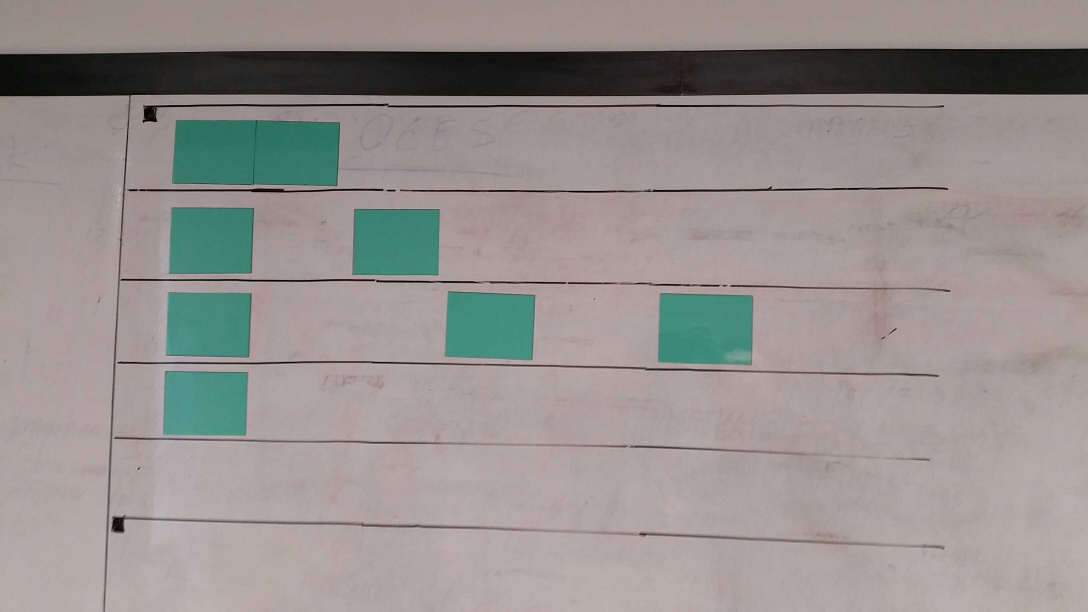
#> input picture b.jpg, 3264 x 1836 px (shown at 1/3 size)
$ jupyter execute image-detection-with-grid.ipynb   (shell and % lines are left out)
#> lines starting #> are read from the running program, lines starting #| are printed output that depends on the picture; after the words box and inside, x2 and y2 are one past the last pixel; in counts of white or black regions, pixels touching at a corner belong together
[cell 1]
from skimage.color import rgb2hsv
from skimage.io import imread, imshow, show
from scipy.ndimage import binary_fill_holes
from skimage.measure import label
from skimage.color import label2rgb
from skimage.morphology import binary_closing
from skimage.transform import resize
from skimage.measure import regionprops
import numpy as np
import matplotlib.pyplot as plt

[cell 2]
obrazek = imread("b.jpg")
#> obrazek is the input picture: shape (1836, 3264, 3); mean R, G, B 150.7, 144.2, 142
w = 400
h = obrazek.shape[1] * w // obrazek.shape[0]
#> h = 711
obrazek = resize(obrazek, (w, h))
#> obrazek: shape (400, 711, 3) float64

[cell 3]
imshow(obrazek)
show()

[cell 4]
o = rgb2hsv(obrazek)
#> o: shape (400, 711, 3) float64; mean of channels 0, 1, 2 0.178, 0.119, 0.609
h = o[:,:,0]
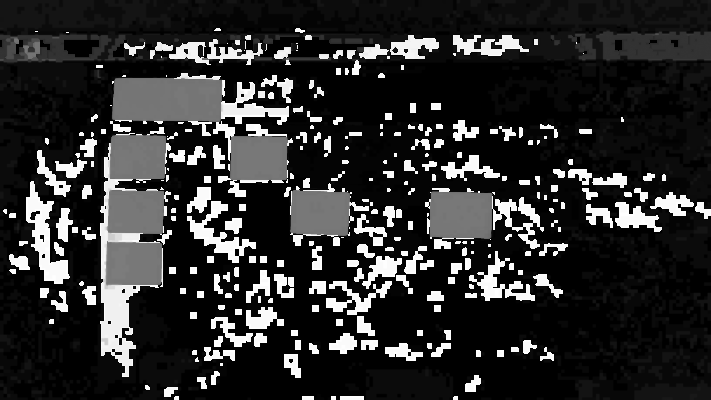
#> h: shape (400, 711) float64; min 0, max 1, mean 0.178
s = o[:,:,1]
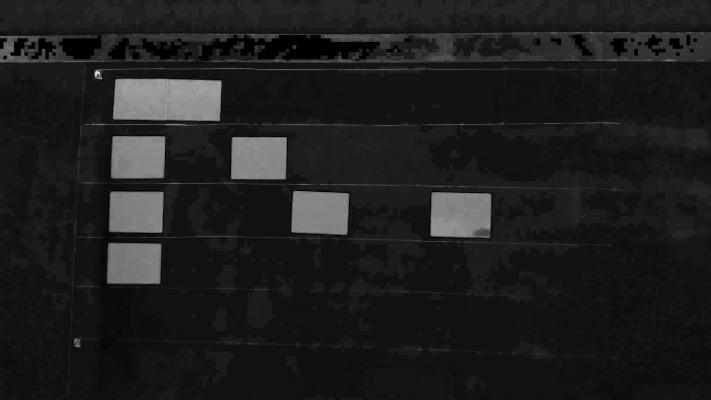
#> s: shape (400, 711) float64; min 0, max 0.899, mean 0.119
v = o[:,:,2]
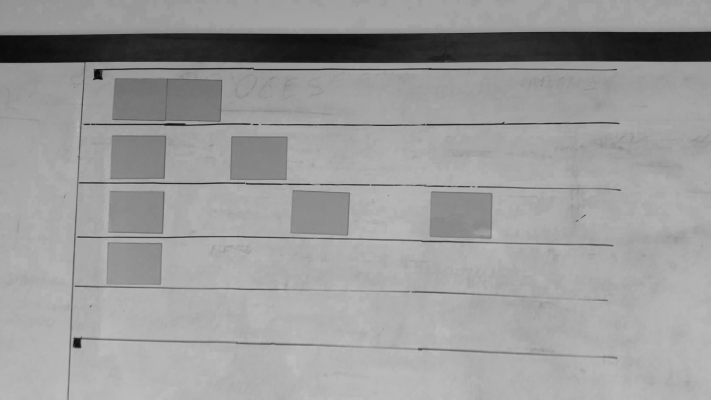
#> v: shape (400, 711) float64; min 0.0326, max 0.748, mean 0.609
land, lor = np.logical_and, np.logical_or
ramki = land(
    s > 0.1,
    land(
        lor(h < 0.05, h > 0.95),
        v < 0.7
    ),
)
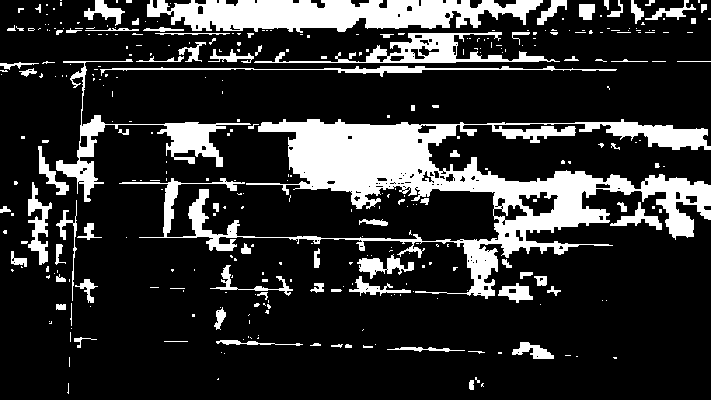
#> ramki: shape (400, 711) bool; 18.9% white; 342 white regions (255 under 20 px), largest, box (x1, y1, x2, y2) and area: (119, 119, 711, 299) 26443, (147, 0, 543, 33) 8780, (56, 59, 251, 202) 3451
x = binary_fill_holes(ramki)
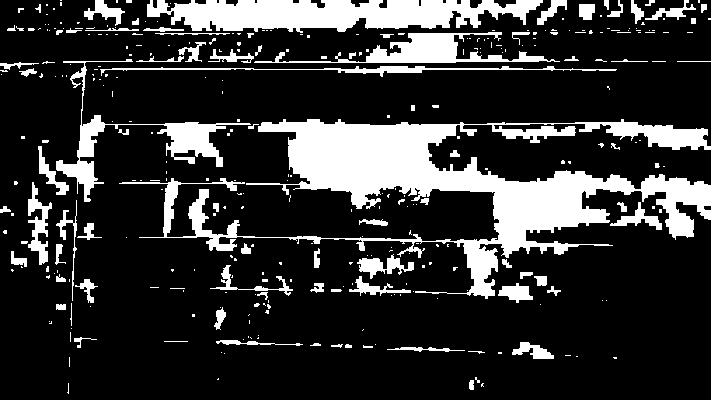
#> x: shape (400, 711) bool; 19.7% white; 341 white regions (254 under 20 px), largest, box (x1, y1, x2, y2) and area: (119, 119, 711, 299) 28052, (147, 0, 543, 33) 8893, (56, 59, 251, 202) 3559
labeled = label(x)
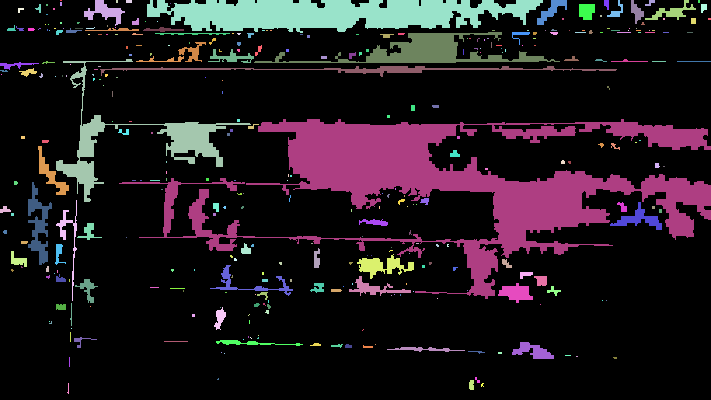
#> labeled: shape (400, 711) int32; 342 distinct labels, from 0 to 341; one colour per label, 0 black
l2rgb = label2rgb(labeled, image=obrazek, bg_label=0)
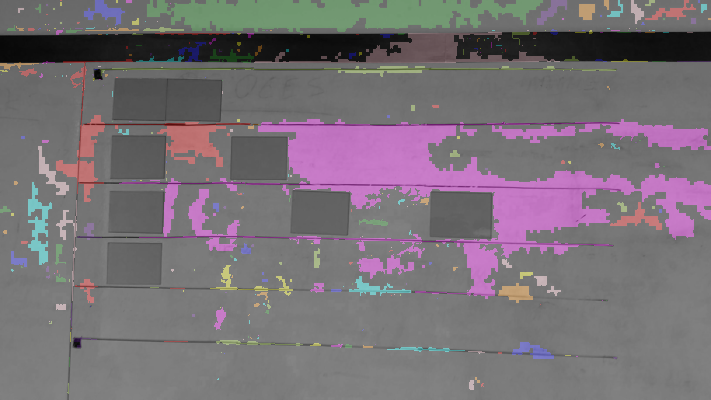
#> l2rgb: shape (400, 711, 3) float64; mean R, G, B 0.47, 0.44, 0.465

[cell 5]
fig = plt.figure(figsize=(20, 20))
data = [
    (h, 'hsv'),
    (s, 'Greys'),
    (v, 'gray'),
    (ramki, 'gray'),
    (x, 'gray'),
    (l2rgb, 'gray'),
]
ldata = len(data)
#> ldata = 6

# for i, (im, cmap) in enumerate(data, start=1):
#     ax = fig.add_subplot(1, ldata, i, xticks=[], yticks=[])
#     ax.imshow(im, cmap=cmap)


imgplot = plt.imshow(s, cmap=data[0][1])
fig.show()

[cell 6]
import cv2
import matplotlib.pyplot as plt
from skimage import io
import numpy as np

img = cv2.imread('b.jpg')

ret, bw_img = cv2.threshold(img,127,255,cv2.THRESH_BINARY)
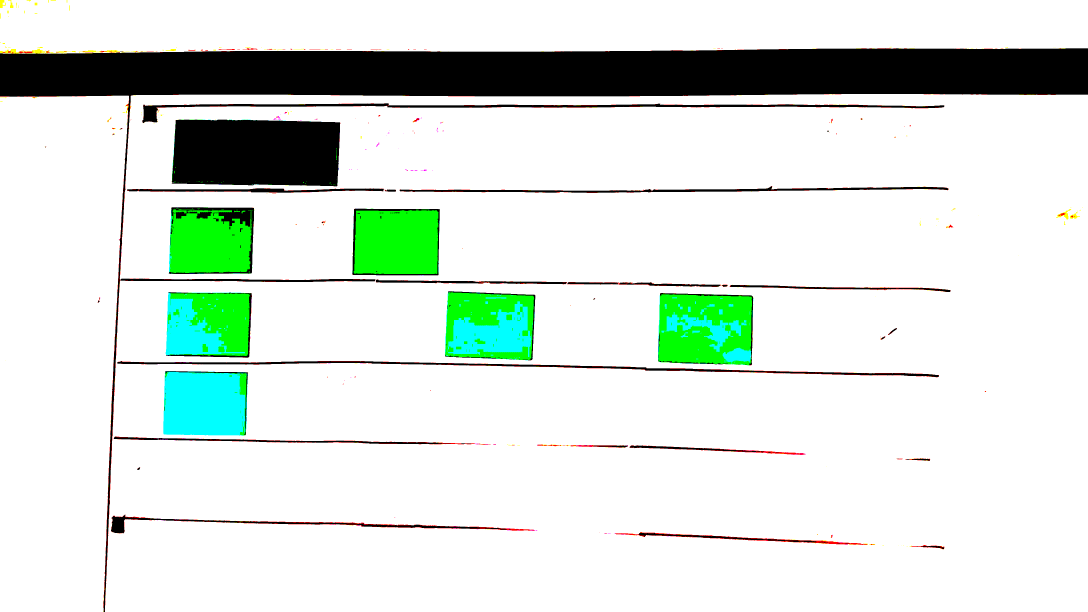
#> bw_img: shape (1836, 3264, 3) (shown at 1/3 size); mean B, G, R 219, 227, 215.7

imgplot = plt.imshow(bw_img)
fig.show()

[cell 7]
from PIL import Image

col = Image.open("b.jpg")
gray = col.convert('L')
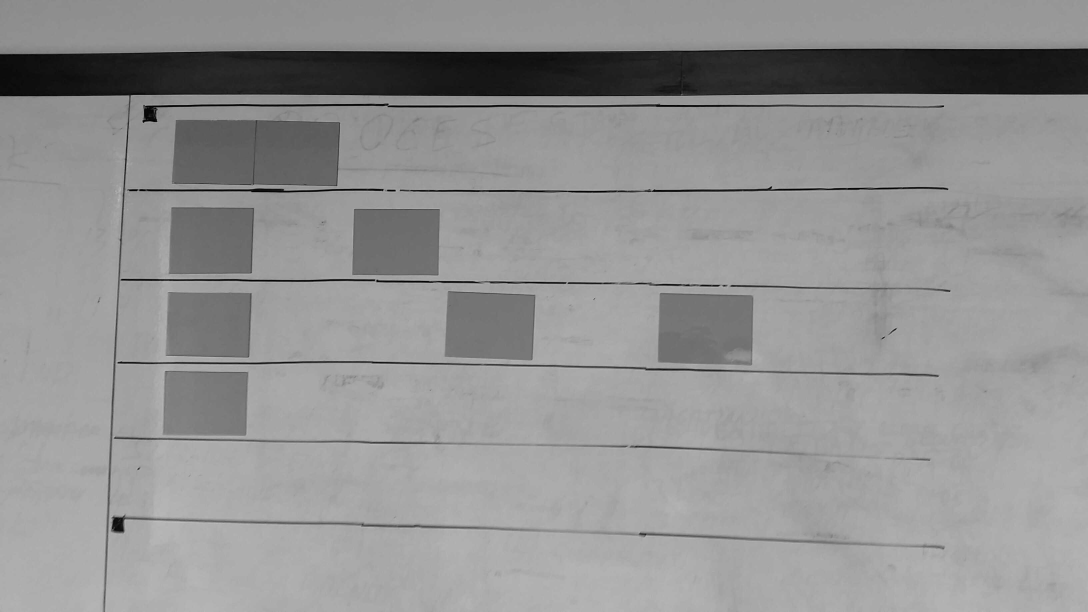
#> gray: PIL image 3264x1836 L (shown at 1/3 size); min 0, max 200, mean 146
bw = gray.point(lambda x: 0 if x<128 else 255, '1')
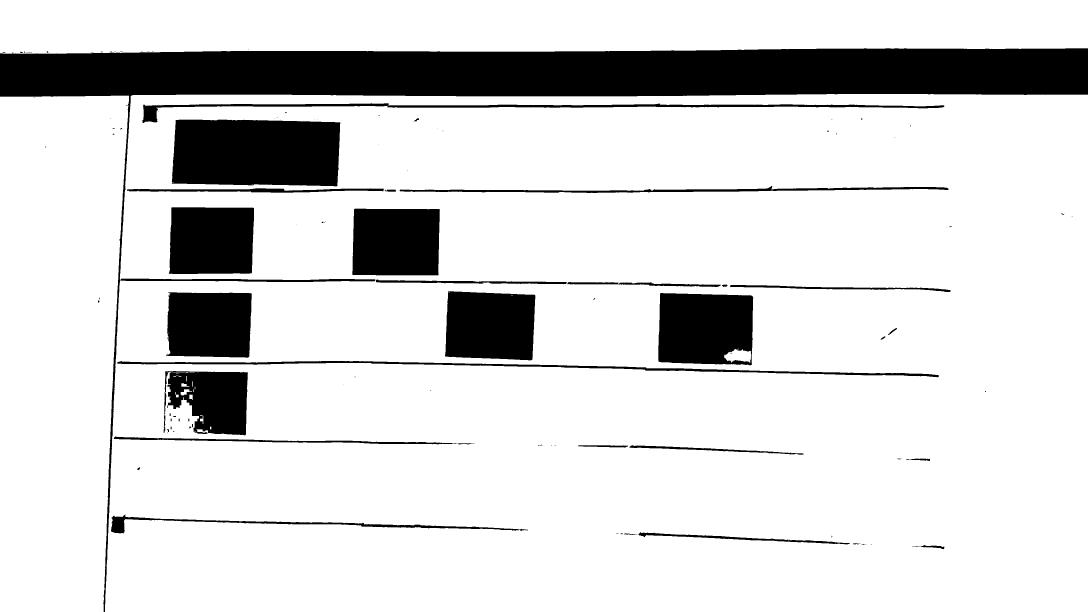
#> bw: PIL image 3264x1836 1 (shown at 1/3 size); 84.6% white; 125 black regions (82 under 20 px), largest, box (x1, y1, x2, y2) and area: (0, 145, 3264, 1836) 445101, (515, 359, 1021, 559) 95545, (1975, 879, 2260, 1096) 56022
imgplot = plt.imshow(bw)
fig.show()

[cell 8]
import matplotlib.pyplot as plt
import matplotlib.ticker as plticker
try:
    from PIL import Image
except ImportError:
    import Image

# Open image file
# image = Image.open('b.tiff')
my_dpi=300.

# Set up figure
fig=plt.figure(figsize=(float(bw.size[0])/my_dpi,float(bw.size[1])/my_dpi),dpi=my_dpi)
ax=fig.add_subplot(111)

# Remove whitespace from around the image
fig.subplots_adjust(left=0,right=1,bottom=0,top=1)

# Set the gridding interval: here we use the major tick interval
myInterval=100.
loc = plticker.MultipleLocator(base=myInterval)
ax.xaxis.set_major_locator(loc)
ax.yaxis.set_major_locator(loc)

# Add the grid
ax.grid(which='major', axis='both', linestyle='-')

# Add the image
ax.imshow(bw)

# Find number of gridsquares in x and y direction
nx=abs(int(float(ax.get_xlim()[1]-ax.get_xlim()[0])/float(myInterval)))
#> nx = 32
ny=abs(int(float(ax.get_ylim()[1]-ax.get_ylim()[0])/float(myInterval)))
#> ny = 18

# Add some labels to the gridsquares
for j in range(ny):
    y=myInterval/2+j*myInterval
    for i in range(nx):
        x=myInterval/2.+float(i)*myInterval

        ax.text(x,y,'{:d}'.format(i+j*nx),color='b',ha='center',va='center')

# Save the figure
# fig.savefig('yolo.jpg',dpi=my_dpi)

[cell 9]
# [5 lines of commented-out code are left out]

[cell 10]
import matplotlib.pyplot as plt
import matplotlib.ticker as plticker
try:
    from PIL import Image
except ImportError:
    import Image

# Open image file
# image = Image.open('b.tiff')
my_dpi=300.

# Set up figure
fig=plt.figure(figsize=(float(bw.size[0])/my_dpi,float(bw.size[1])/my_dpi),dpi=my_dpi)
ax=fig.add_subplot(111)

# Remove whitespace from around the image
fig.subplots_adjust(left=0,right=1,bottom=0,top=1)

# Set the gridding interval: here we use the major tick interval
myInterval=100.
loc = plticker.MultipleLocator(base=myInterval)
ax.xaxis.set_major_locator(loc)
ax.yaxis.set_major_locator(loc)

# Add the grid
ax.grid(which='major', axis='both', linestyle='-')

# Add the image
ax.imshow(bw)

# Find number of gridsquares in x and y direction
nx=abs(int(float(ax.get_xlim()[1]-ax.get_xlim()[0])/float(myInterval)))
ny=abs(int(float(ax.get_ylim()[1]-ax.get_ylim()[0])/float(myInterval)))

# Add some labels to the gridsquares
for j in range(ny):
    y=myInterval/2+j*myInterval
    for i in range(nx):
        x=myInterval/2.+float(i)*myInterval
        cropped = bw.crop((100,30,400,300))
#         cropped.show() /// DONT DO THAT
        ax.text(x,y,'{:d}'.format(i+j*nx),color='b',ha='center',va='center')

$ run again, with a.jpg copied over b.jpg
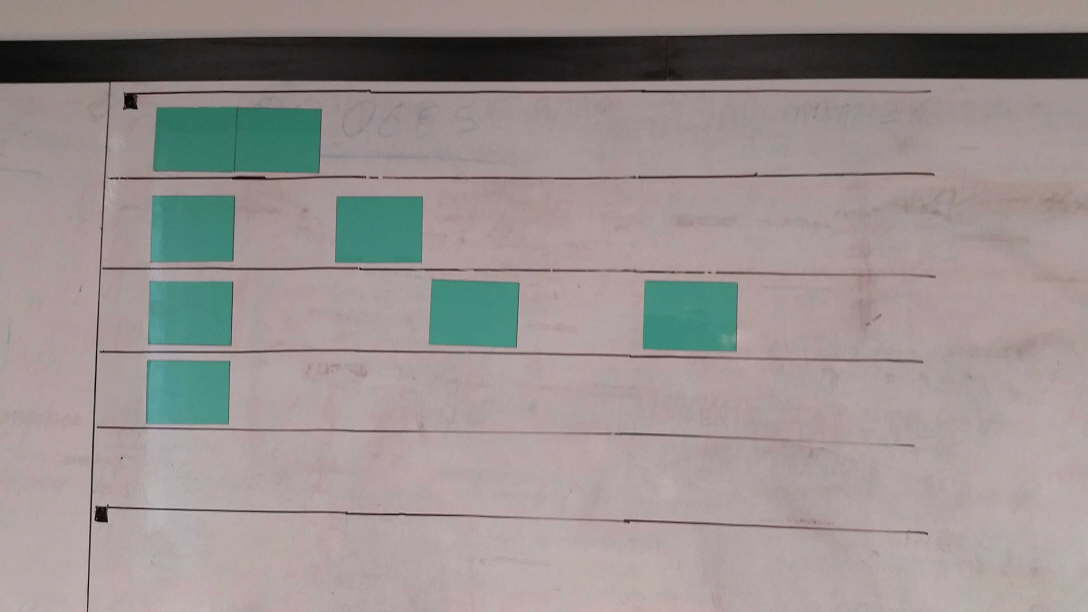
#> input picture a.jpg, 3264 x 1836 px (shown at 1/3 size)
#> obrazek is the input picture: shape (1836, 3264, 3); mean R, G, B 152.2, 144.4, 142.7
#> obrazek: shape (400, 711, 3) float64
#> o: shape (400, 711, 3) float64; mean of channels 0, 1, 2 0.256, 0.121, 0.614
#> `ramki = land( s > 0.1, land( lor(h < 0.05, h > 0.95), v < 0.7 ), )`:
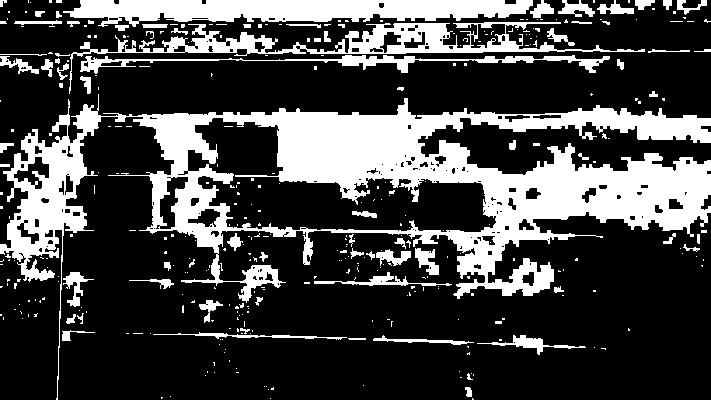
#> ramki: shape (400, 711) bool; 26.9% white; 373 white regions (298 under 20 px), largest, box (x1, y1, x2, y2) and area: (0, 94, 711, 400) 50736, (63, 0, 533, 27) 8643, (69, 22, 645, 94) 6074
#> x: shape (400, 711) bool; 34.4% white; 336 white regions (262 under 20 px), largest, box (x1, y1, x2, y2) and area: (0, 94, 711, 400) 70781, (63, 0, 533, 27) 8744, (69, 22, 645, 94) 7324
#> labeled: shape (400, 711) int32; 337 distinct labels, from 0 to 336
#> ldata = 6
#> `bw = gray.point(lambda x: 0 if x<128 else 255, '1')`:
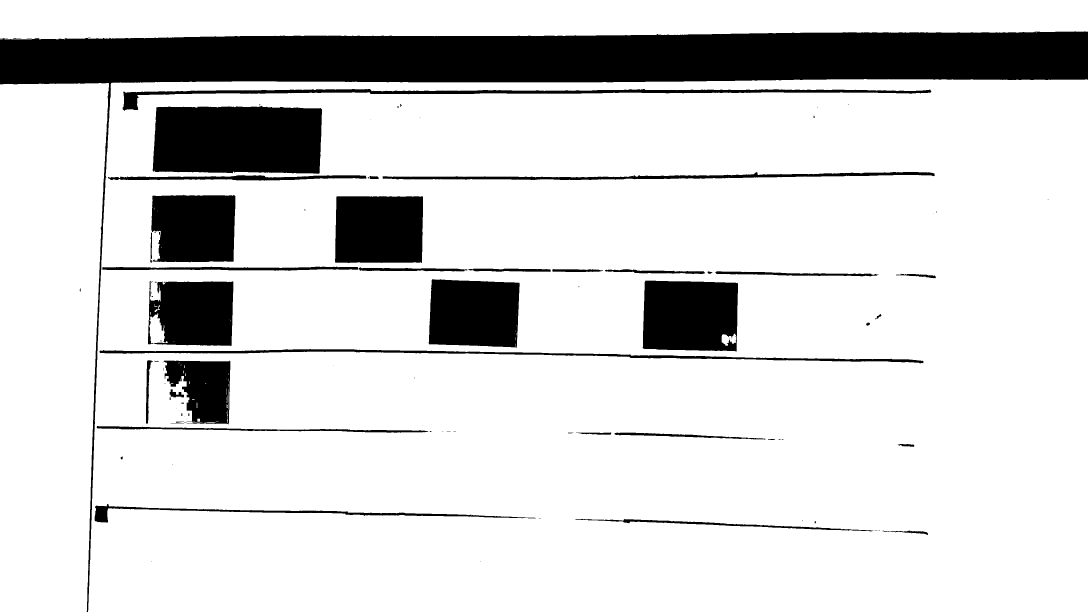
#> bw: PIL image 3264x1836 1 (shown at 1/3 size); 84.3% white; 95 black regions (49 under 20 px), largest, box (x1, y1, x2, y2) and area: (0, 94, 3264, 1836) 461123, (458, 317, 967, 521) 97775, (1928, 842, 2214, 1056) 56744

$ run again, with c.jpg copied over b.jpg
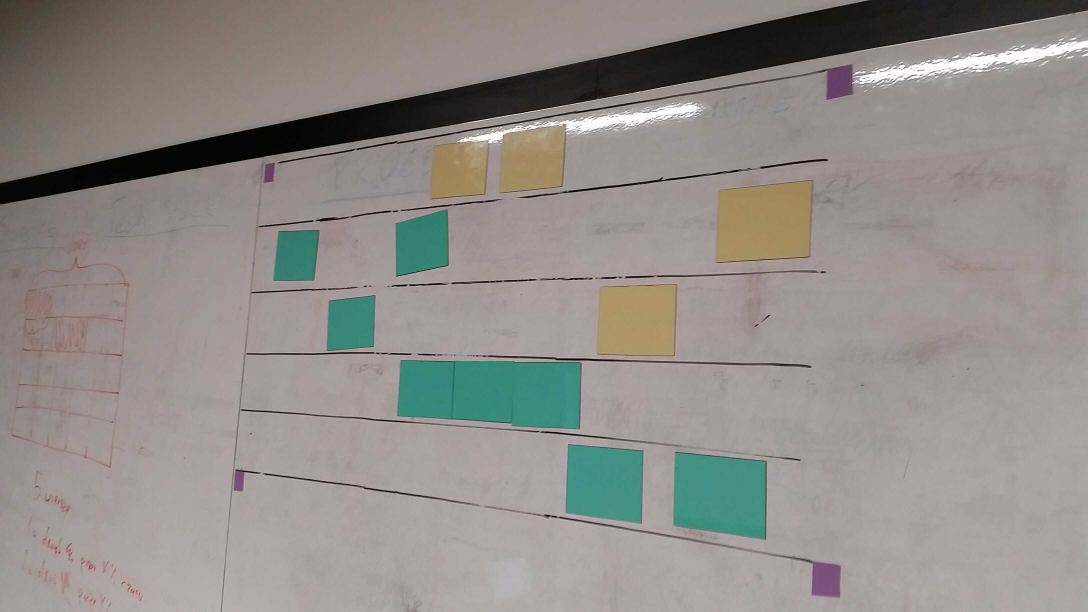
#> input picture c.jpg, 3264 x 1836 px (shown at 1/3 size)
#> obrazek is the input picture: shape (1836, 3264, 3); mean R, G, B 146, 140.8, 136.9
#> obrazek: shape (400, 711, 3) float64
#> o: shape (400, 711, 3) float64; mean of channels 0, 1, 2 0.104, 0.111, 0.587
#> ramki: shape (400, 711) bool; 6% white; 373 white regions (284 under 20 px), largest, box (x1, y1, x2, y2) and area: (0, 143, 88, 297) 5706, (304, 37, 420, 80) 1240, (157, 39, 223, 80) 762
#> x: shape (400, 711) bool; 6.4% white; 372 white regions (283 under 20 px), largest, box (x1, y1, x2, y2) and area: (0, 143, 88, 297) 6458, (304, 37, 420, 80) 1497, (157, 39, 223, 80) 825
#> labeled: shape (400, 711) int32; 373 distinct labels, from 0 to 372
#> ldata = 6
#> `bw = gray.point(lambda x: 0 if x<128 else 255, '1')`:
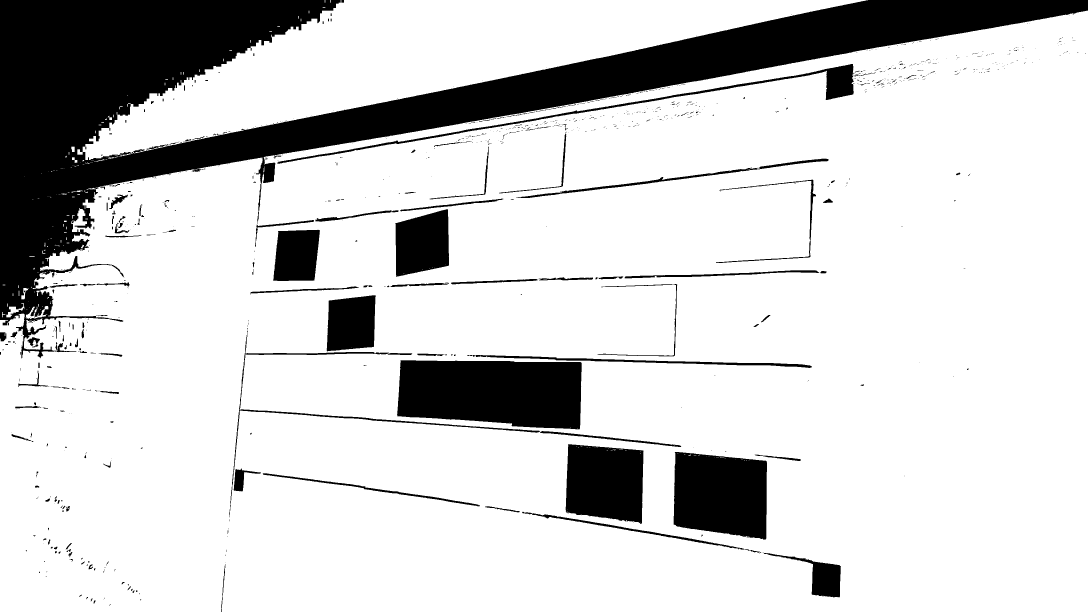
#> bw: PIL image 3264x1836 1 (shown at 1/3 size); 81.9% white; 930 black regions (731 under 20 px), largest, box (x1, y1, x2, y2) and area: (0, 0, 3264, 1075) 710423, (1191, 1081, 1745, 1288) 100789, (2021, 1356, 2301, 1619) 63443
